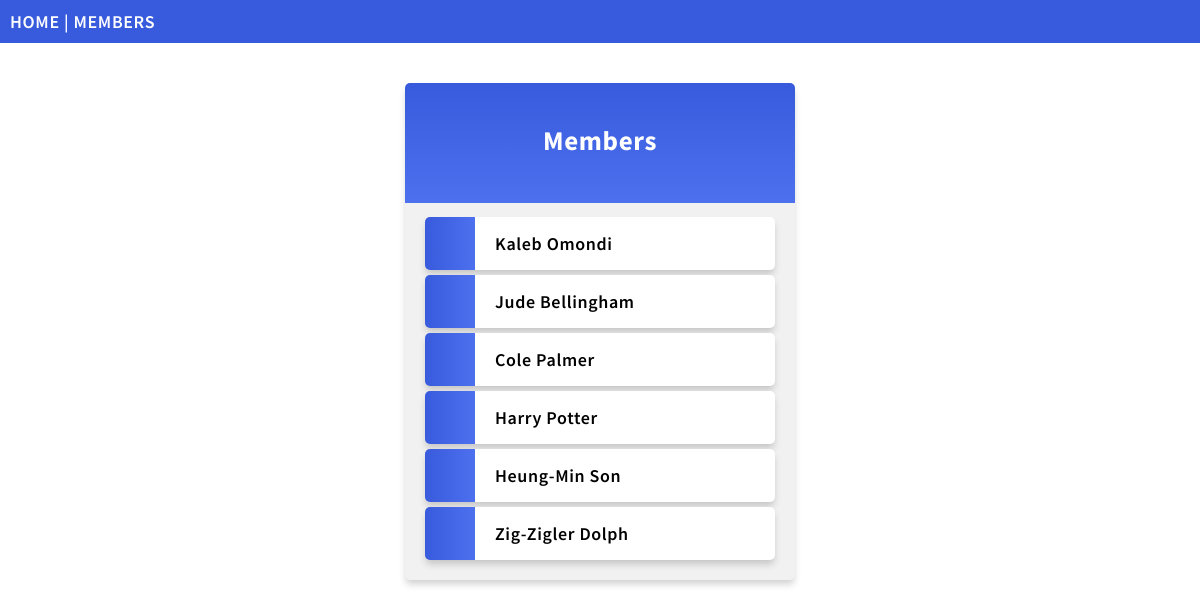
The page /members/ on the database its author committed.
### members/models.py (models this page shows)
class Member(models.Model):
    firstname = models.CharField(max_length=255)
    lastname = models.CharField(max_length=255)
    age = models.IntegerField(null=True)
    phone = models.IntegerField(null=True)
    city = models.CharField(max_length=255,null=True)

### members/views.py (the view)
# urls.py: path('members/',views.members,name='members'),
def members(request):
    mymembers = Member.objects.all().values()
    template = loader.get_template('all_members.html')
    context = {
        'mymembers':mymembers,
    }
    return HttpResponse(template.render(context,request))

### members/templates/all_members.html (shortened to what this page needs)
{%extends 'master.html'%}
{%block content%}
    <div class="myCard">
        <h2>Members</h2>
        <ul>
            {%for x in mymembers%}
                <li onclick="window.location='details/{{x.id}}'">{{x.firstname}} {{x.lastname}}</li>
            {%endfor%}
        </ul>
    </div>
{%endblock%}

### members/templates/master.html (shortened to what this page needs)
{% load static %}
<!DOCTYPE html>
<html lang="en">
<head>
    <link rel="stylesheet" href="{% static 'style.css' %}">
</head>
<body>
    <div class="topnav">
        <a href="/">HOME</a> |
        <a href="/members">MEMBERS</a>
    </div>
    {%block content%}{%endblock%}
</body>
</html>

### mystaticfiles/style.css (style rules this page uses)
body { margin: 0; font: 600 18px 'Source Sans Pro', sans-serif; letter-spacing: 0.64px; }
.topnav { background-color: #375BDC; padding: 10px; color: #fff; }
.topnav a:link, .topnav a:visited { text-decoration: none; color: #fff; }
.myCard { margin: 40px auto; width: 350px; background-color: #f1f1f1; background-image: linear-gradient(to bottom, #375BDC, #4D70EF); background-size: 100% 120px; background-repeat: no-repeat; border-radius: 5px; padding: 20px; box-shadow: 0 5px 7px -1px rgba(51, 51, 51, 0.23); }
.myCard h2 { text-align: center; color: #fff; margin: 20px 0 60px 0; }
ul { list-style-type: none; padding: 0; margin: 0; }
li { background-color: #fff; background-image: linear-gradient(to right, #375BDC, #4D70EF); background-size: 50px 60px; background-repeat: no-repeat; cursor: pointer; transition: transform .25s; border-radius: 5px; box-shadow: 0 5px 7px -1px rgba(51, 51, 51, 0.23); padding: 15px; padding-left: 70px; margin-top: 5px; }
a:link, a:visited { color: #375BDC; }

### rows shown on the page
Member: firstname "Kaleb", lastname "Omondi"
Member: firstname "Jude", lastname "Bellingham"
Member: firstname "Cole", lastname "Palmer"
Member: firstname "Harry", lastname "Potter"
Member: firstname "Heung-Min", lastname "Son"
Member: firstname "Zig-Zigler", lastname "Dolph"
